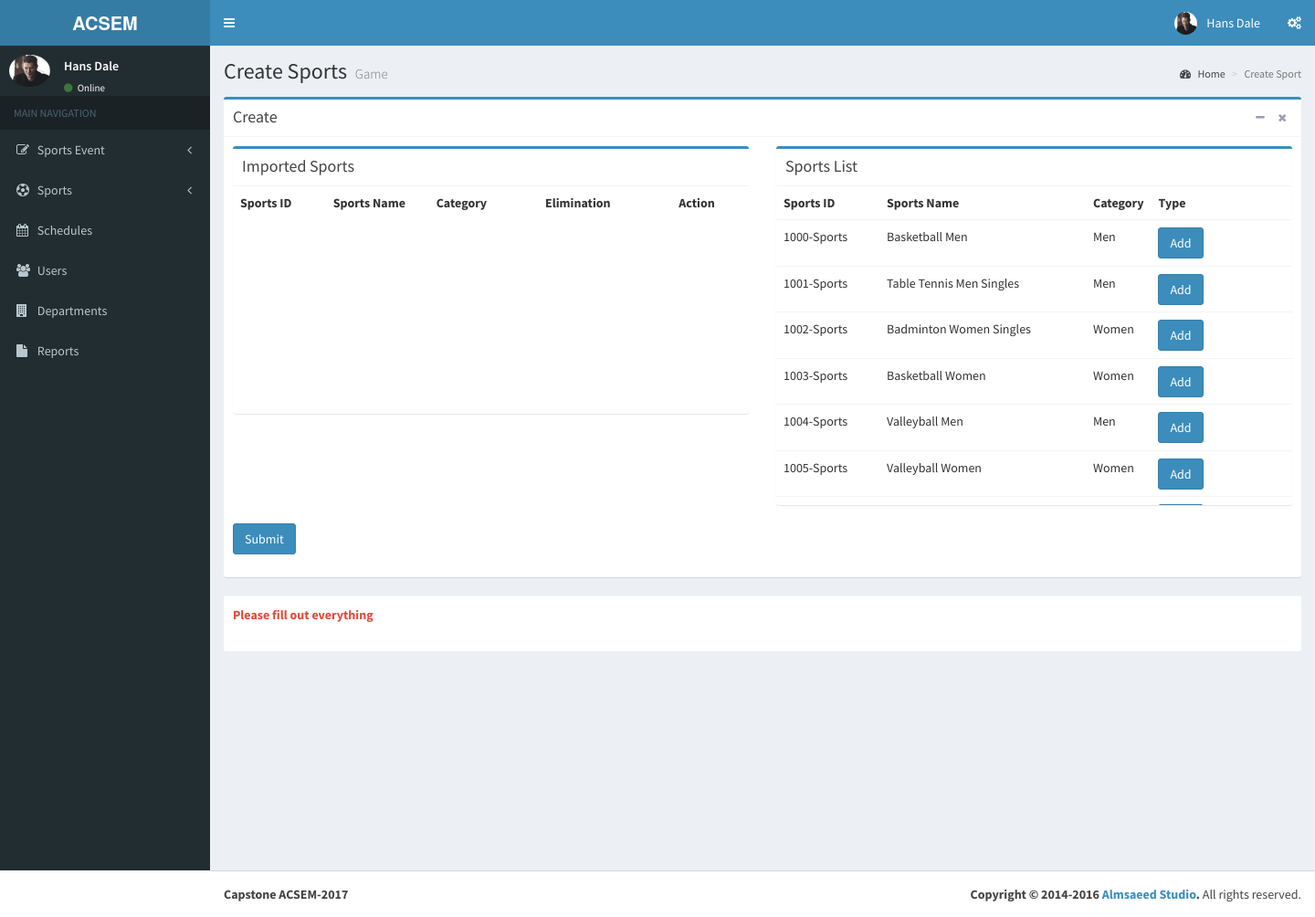
The page /ACSEM/pages/forms/test.php on the database its author committed.
### tables this page shows
CREATE TABLE `tbl_sports` (
  `SportsID` varchar(15) NOT NULL,
  `SportsName` text NOT NULL,
  `SportsRules` text NOT NULL,
  `SportsCategory` text NOT NULL,
  `SportsType` text NOT NULL
);

### ACSEM/pages/forms/test.php (the view, shortened to what this page needs)
<?php
  include("../../conn/connection.php");
?>
<!DOCTYPE html>
<html>
<head>
  <link rel="stylesheet" href="../../bootstrap/css/bootstrap.min.css">
  <link rel="stylesheet" href="https://cdnjs.cloudflare.com/ajax/libs/font-awesome/4.5.0/css/font-awesome.min.css">
  <link rel="stylesheet" href="https://cdnjs.cloudflare.com/ajax/libs/ionicons/2.0.1/css/ionicons.min.css">
  <link rel="stylesheet" href="../../plugins/daterangepicker/daterangepicker.css">
  <link rel="stylesheet" href="../../plugins/datepicker/datepicker3.css">
  <link rel="stylesheet" href="../../plugins/iCheck/all.css">
  <link rel="stylesheet" href="../../plugins/colorpicker/bootstrap-colorpicker.min.css">
  <link rel="stylesheet" href="../../plugins/timepicker/bootstrap-timepicker.min.css">
  <link rel="stylesheet" href="../../plugins/select2/select2.min.css">
  <link rel="stylesheet" href="../../dist/css/AdminLTE.min.css">
  <link rel="stylesheet" href="../../dist/css/skins/_all-skins.min.css">
</head>
<body class="hold-transition skin-blue sidebar-mini">
<div class="wrapper">
  <header class="main-header">
    <a href="../../starter.php" class="logo">
      <span class="logo-lg"><b>ACSEM</b></span>
    </a>
    <nav class="navbar navbar-static-top">
      <a href="#" class="sidebar-toggle" data-toggle="offcanvas" role="button">
      </a>
      <div class="navbar-custom-menu">
        <ul class="nav navbar-nav">
          <li class="dropdown user user-menu">
            <a href="#" class="dropdown-toggle" data-toggle="dropdown">
              <img src="../../dist/img/klaus.jpg" class="user-image" alt="User Image">
              <span class="hidden-xs">Hans Dale</span>
            </a>
          </li>
          <li>
            <a href="#" data-toggle="control-sidebar"><i class="fa fa-gears"></i></a>
          </li>
        </ul>
      </div>
    </nav>
  </header>
  <aside class="main-sidebar">
    <section class="sidebar">
      <div class="user-panel">
        <div class="pull-left image">
          <img src="../../dist/img/klaus.jpg" class="img-circle" alt="User Image">
        </div>
        <div class="pull-left info">
          <p>Hans Dale</p>
          <a href="#"><i class="fa fa-circle text-success"></i> Online</a>
        </div>
      </div>
      <ul class="sidebar-menu">
        <li class="header">MAIN NAVIGATION</li>
        <li class="treeview">
          <a href="#"><i class="fa fa-edit"></i> <span>Sports Event</span>
            <span class="pull-right-container">
              <i class="fa fa-angle-left pull-right"></i>
            </span>
          </a>
        </li>
        <li class="treeview">
          <a href="#"><i class="fa fa-soccer-ball-o"></i> <span>Sports</span>
            <span class="pull-right-container">
              <i class="fa fa-angle-left pull-right"></i>
            </span>
          </a>
        </li>
        <li><a href="calendar.php"><i class="fa fa-calendar"></i> <span>Schedules</span></a></li>
        <li><a href="users.php"><i class="fa fa-users"></i> <span>Users</span></a></li>
        <li><a href="cdepartment.php"><i class="fa fa-building"></i> <span>Departments</span></a></li>
        <li><a href="#"><i class="fa fa-file"></i> <span>Reports</span></a></li>
      </ul>
    </section>
  </aside>
  <div class="content-wrapper">
    <section class="content-header">
      <h1>
        Create Sports
        <small>Game</small>
      </h1>
      <ol class="breadcrumb">
        <li><a href="../../starter.html"><i class="fa fa-dashboard"></i> Home</a></li>
        <li class="active">Create Sport</li>
      </ol>
    </section>
    <section class="content">
      <div class="box box-primary">
        <div class="box-header with-border">
          <h3 class="box-title">Create</h3>
          <div class="box-tools pull-right">
            <button type="button" class="btn btn-box-tool" data-widget="collapse"><i class="fa fa-minus"></i></button>
            <button type="button" class="btn btn-box-tool" data-widget="remove"><i class="fa fa-remove"></i></button>
          </div>
        </div>
        <div class="box-body">
            <div class="row">
            <div class="col-md-6">
              <div class="box box-primary">
		            <div class="box-header">
		              <h3 class="box-title">Imported Sports</h3>
		            </div>
		            <div class="box-body table-responsive no-padding" style="max-height: 350px; min-height: 250px; overflow-y: scroll;">
		              <table id="myTable" class="table table-fixed">
		                <tr>
		                  <th width="18%">Sports ID</th>
		                  <th width="20%">Sports Name</th>
	                      <th >Category</th>
	                      <th >Elimination</th>
	                      <th width="15%" >Action</th>
		                </tr>
		              </table>
		            </div>
		          </div>
            </div>
            <div class="col-md-6">
            <div class="box box-primary">
		            <div class="box-header">
		              <h3 class="box-title">Sports List</h3>
		            </div>
		            <div class="box-body table-responsive no-padding" style="max-height: 350px; min-height: 250px; overflow-y: scroll;" >
                  <table id="table2" class="table table-fixed">
                    <tr>
                      <th width="20%">Sports ID</th>
                      <th width="40%">Sports Name</th>
                      <th width="10%">Category</th>
                      <th >Type</th>
                    </tr>
                    <?php
                    $query = "SELECT * FROM tbl_sports";
                    $result = mysqli_query($link, $query);
                    while($row = mysqli_fetch_assoc($result)){
                    echo "<tr>";
                    echo "<td>" . $row['SportsID'] ."</td>";
                    echo "<td>" . $row['SportsName'] ."</td>";
                    echo "<td>" . $row['SportsCategory'] ."</td>";
                     ?>
					         <td><button id="bot" class="btn btn-primary" >Add</button></td>
					<?php
                    echo "<tr>";
                    }
                    ?>
		              </table>
		            </div>
		          </div>
            </div>
            </div>
            <div = "row">
            <div class="form-group">
            <button type="submit" class="btn btn-primary" onclick="myFunction()">Submit</button>
            </div>
                        </div>
            </div>
        </div>
        <div class="box-footer">
        	<div class="form-group has-error">
                  <label class="control-label" for="inputError">Please fill out everything</label>
                </div>
        </div>
      </div>
  </div>
  <footer class="main-footer">
    <div class="pull-right hidden-xs">
      <strong>Copyright &copy; 2014-2016 <a href="http://almsaeedstudio.com">Almsaeed Studio</a>.</strong> All rights
    reserved.
    </div>
      <strong>Capstone ACSEM-2017</strong>
  </footer>
</body>
</html>

### rows shown on the page
tbl_sports: SportsID "1000-Sports", SportsName "Basketball Men", SportsCategory "Men"
tbl_sports: SportsID "1001-Sports", SportsName "Table Tennis Men Singles", SportsCategory "Men"
tbl_sports: SportsID "1002-Sports", SportsName "Badminton Women Singles", SportsCategory "Women"
tbl_sports: SportsID "1003-Sports", SportsName "Basketball Women", SportsCategory "Women"
tbl_sports: SportsID "1004-Sports", SportsName "Valleyball Men", SportsCategory "Men"
tbl_sports: SportsID "1005-Sports", SportsName "Valleyball Women", SportsCategory "Women"
